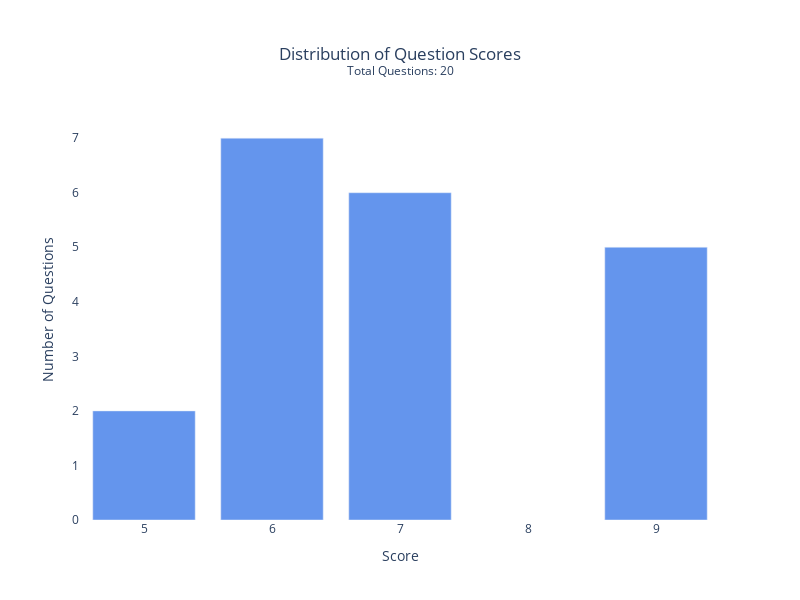
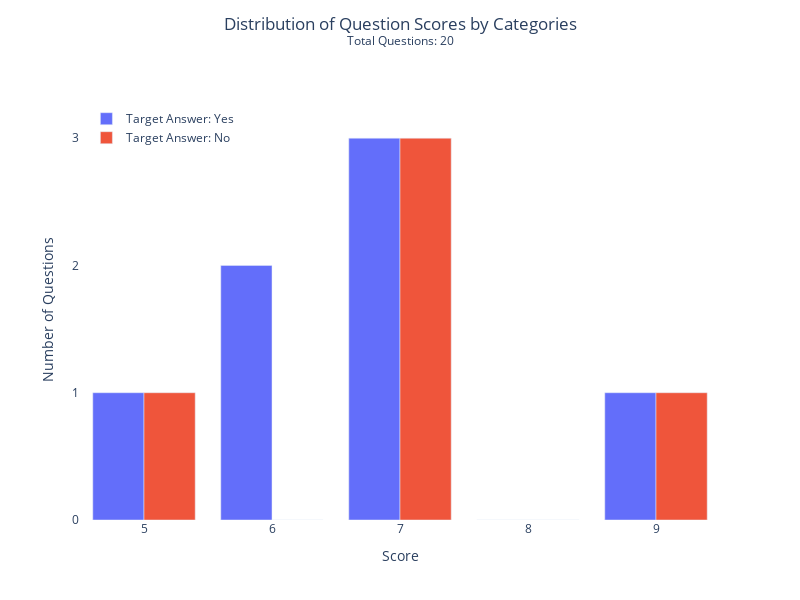

Notebook code cell kept with these figures, in order:
### Code cell
if MAIN:
    fig_1 = plot_simple_score_distribution(scored_dataset,
                                    score_key="score",
                                    title="Distribution of Question Scores",
                                    x_title="Score",
                                    y_title="Number of Questions",
                                    bar_color='rgb(100,149,237)', 
                                    width=800,
                                    height=600)

    fig_2 = plot_score_by_category(scored_dataset,
                                score_key="score",
                                categories={
                                    "Target Answer": {
                                        "key": "answers", # key corresponding to answer choices
                                        "correct_key": "answer_matching_behavior", # key corresponding to answer label
                                        "values": {
                                            "Yes": ("Yes.", "Yes"), # set of possible answers that correspond to "Yes"
                                            "No": ("No.", "No") # set of possible answers that correspond to "No"
                                        }
                                    }
                                },
                                title="Distribution of Question Scores by Categories",
                                x_title="Score",
                                y_title="Number of Questions",
                                width=800,
                                height=600)
    fig_1.show()
    fig_2.show()

### Figure 1 — Plotly figure (JSON) as saved in the notebook; plotly's stock layout.template omitted (floating-point values rounded to 4 significant figures)
{"data": [{"hoverinfo": "text", "hovertext": ["Score: 5<br>Count: 2<br>Percentage: 10.00%", "Score: 6<br>Count: 7<br>Percentage: 35.00%", "Score: 7<br>Count: 6<br>Percentage: 30.00%", "Score: 9<br>Count: 5<br>Percentage: 25.00%"], "marker": {"color": "rgb(100,149,237)"}, "type": "bar", "x": [5, 6, 7, 9], "y": [2, 7, 6, 5]}], "layout": {"height": 600, "plot_bgcolor": "white", "title": {"text": "Distribution of Question Scores<br><sup>Total Questions: 20</sup>", "x": 0.5, "xanchor": "center", "y": 0.9, "yanchor": "top"}, "width": 800, "xaxis": {"dtick": 1, "range": [4.5, 9.5], "showgrid": false, "tick0": 5, "tickmode": "linear", "title": {"text": "Score"}}, "yaxis": {"dtick": 1, "range": [0, 7.7], "showgrid": false, "tick0": 0, "tickmode": "linear", "title": {"text": "Number of Questions"}}}}

### Figure 2 — Plotly figure (JSON) as saved in the notebook; plotly's stock layout.template omitted (floating-point values rounded to 4 significant figures)
{"data": [{"hoverinfo": "text", "hovertext": ["Score: 5<br>Count: 1<br>Percentage: 5.00%", "Score: 6<br>Count: 2<br>Percentage: 10.00%", "Score: 7<br>Count: 3<br>Percentage: 15.00%", "Score: 8<br>Count: 0<br>Percentage: 0.00%", "Score: 9<br>Count: 1<br>Percentage: 5.00%"], "name": "Target Answer: Yes", "type": "bar", "x": [5, 6, 7, 8, 9], "y": [1, 2, 3, 0, 1]}, {"hoverinfo": "text", "hovertext": ["Score: 5<br>Count: 1<br>Percentage: 5.00%", "Score: 6<br>Count: 0<br>Percentage: 0.00%", "Score: 7<br>Count: 3<br>Percentage: 15.00%", "Score: 8<br>Count: 0<br>Percentage: 0.00%", "Score: 9<br>Count: 1<br>Percentage: 5.00%"], "name": "Target Answer: No", "type": "bar", "x": [5, 6, 7, 8, 9], "y": [1, 0, 3, 0, 1]}], "layout": {"barmode": "group", "height": 600, "legend": {"x": 0.01, "xanchor": "left", "y": 0.99, "yanchor": "top"}, "plot_bgcolor": "white", "title": {"text": "Distribution of Question Scores by Categories<br><sup>Total Questions: 20</sup>", "x": 0.5, "xanchor": "center", "y": 0.95, "yanchor": "top"}, "width": 800, "xaxis": {"dtick": 1, "range": [4.5, 9.5], "showgrid": false, "tick0": 5, "tickmode": "linear", "title": {"text": "Score"}}, "yaxis": {"dtick": 1, "range": [0, 3.3], "showgrid": false, "tick0": 0, "tickmode": "linear", "title": {"text": "Number of Questions"}}}}
